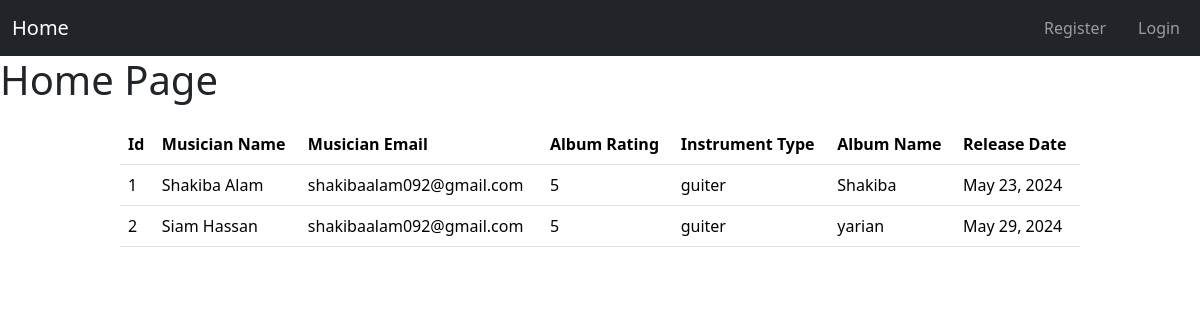
The page / on the database its author committed.
### musician/models.py (models this page shows)
class MusicianModel(models.Model):
    f_name = models.CharField(max_length=100)
    l_name = models.CharField(max_length=100)
    email = models.EmailField()
    instrument_type = models.CharField(max_length=100)
    def __str__(self):
        return f"{self.f_name} {self.l_name}"

### album/models.py (models this page shows, shortened)
class AlbumModel(models.Model):
    name = models.CharField(max_length=100)
    release_date = models.DateField()
    rating = models.IntegerField(null=True)
    musician = models.ForeignKey(MusicianModel, on_delete=models.CASCADE, null=True, blank=True,related_name='albums')

### musician_project/views.py (the view)
# urls.py: path('', views.home,name='home'),
def home(request):
    data = MusicianModel.objects.all().prefetch_related('albums')
    for d in data:
        print(d)
    return render(request, 'index.html', {'data': data})

### templates/index.html (shortened to what this page needs)
{% extends 'base.html' %} {% block content %}
  <h1>Home Page</h1>
  <div style="width: 80%; margin: 20px auto;">
    {% if data %}
      <table class="table">
        <thead class="thead-dark">
          <tr>
            <th scope="col">Id</th>
            <th scope="col">Musician Name</th>
            <th scope="col">Musician Email</th>
            <th scope="col">Album Rating</th>
            <th scope="col">Instrument Type</th>
            <th scope="col">Album Name</th>
            <th scope="col">Release Date</th>
          </tr>
        </thead>
        <tbody>
          {% for musician in data %}
            {% for album in musician.albums.all %}
              <tr>
                <td>{{ musician.id }}</td>
                <td>
                  {% if request.user.is_authenticated %}
                  <a href="{% url 'edit_musician' musician.id %}">{{ musician.f_name }} {{ musician.l_name }} </a>
                  {% else %}
                  {{ musician.f_name }} {{ musician.l_name }}
                  {% endif %}
                </td>
                <td>{{ musician.email }}</td>
                <td>{{ album.rating }}</td>
                <td>{{ musician.instrument_type }}</td>
                <td>{{ album.name }}</td>
                <td>{{ album.release_date }}</td>
              </tr>
            {% endfor %}
          {% endfor %}
        </tbody>
      </table>
    {% else %}
      <h2>No data found</h2>
    {% endif %}
  </div>
{% endblock %}

### templates/base.html (shortened to what this page needs)
<!DOCTYPE html>
<html lang="en">
  <head>
    <link href="https://cdn.jsdelivr.net/npm/bootstrap@5.3.3/dist/css/bootstrap.min.css" rel="stylesheet" />
    <link rel="stylesheet" href="https://cdnjs.cloudflare.com/ajax/libs/font-awesome/6.5.2/css/all.min.css" />
  </head>
  <body>
    <nav class="navbar navbar-expand-lg navbar-dark bg-dark">
      <div class="container-fluid">
        <a class="navbar-brand" href="{% url 'home' %}">Home</a>
        <div class="collapse navbar-collapse" id="navbarSupportedContent">
          <div class="d-flex">
            <ul class="navbar-nav me-auto mb-2 mb-lg-0">
              {% if request.user.is_authenticated %}
              <li class="nav-item mx-3">
                <a
                  class="nav-link btn btn-warning "
                  href="{% url 'profile' %}"
                  >Profile</a
                >
              </li>
              <li class="nav-item mx-3">
                <a
                  class="nav-link btn btn-danger "
                  href="{% url 'logout' %}"
                  >Logout</a
                >
              </li>
              {% else %}
              <li class="nav-item mx-3">
                <a
                  class="nav-link btn btn-warning"
                  href="{% url 'register' %}"
                  >Register</a
                >
              </li>
              <li class="nav-item">
                <a
                  class="nav-link btn btn-primary"
                  href="{% url 'login' %}"
                  >Login</a
                >
              </li>
              {% endif %}
            </ul>
          </div>
        </div>
      </div>
    </nav>
    {% block content %}
    {% endblock %}
  </body>
</html>

### rows shown on the page
MusicianModel: id "1", f_name "Shakiba", l_name "Alam", email "shakibaalam092@gmail.com", instrument_type "guiter"
AlbumModel: rating "5", name "Shakiba", release_date "May 23, 2024"
MusicianModel: id "2", f_name "Siam", l_name "Hassan", email "shakibaalam092@gmail.com", instrument_type "guiter"
AlbumModel: rating "5", name "yarian", release_date "May 29, 2024"
